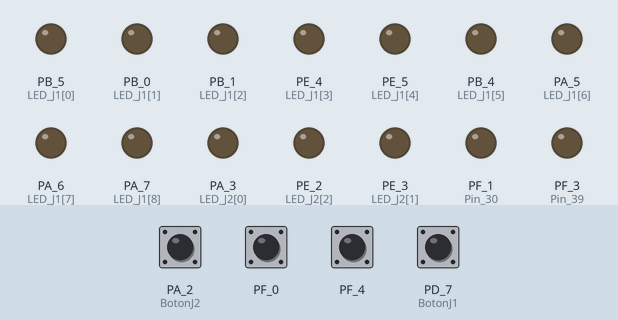
Simulated run of this sketch. Board: TI Tiva C LaunchPad. Shown: output pins drawn as LEDs (lit = HIGH). Inputs (shaded band) come from the test bench; at power-on: PA_2 (BotonJ2), PD_7 (BotonJ1), PF_0, PF_4 HIGH.

Above: at 1.2 s.
1.3 s: PF_0 pulled LOW for 0.15 s
At 3.0 s:
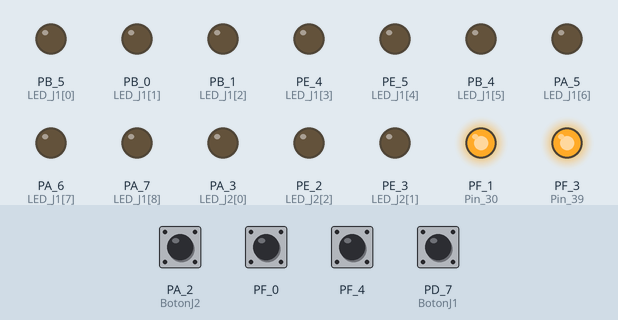
4.4 s: PA_2 (BotonJ2) pulled LOW for 0.15 s
At 4.9 s:
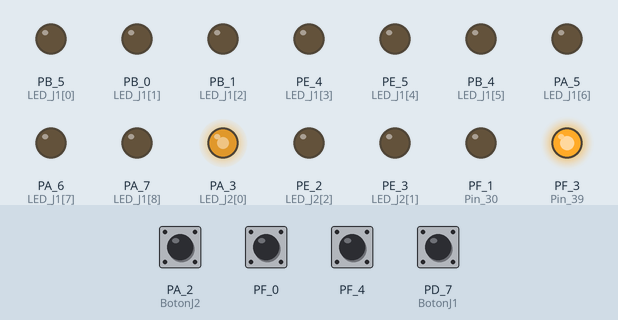
7.5 s: PD_7 (BotonJ1) pulled LOW for 0.15 s
At 8.0 s:
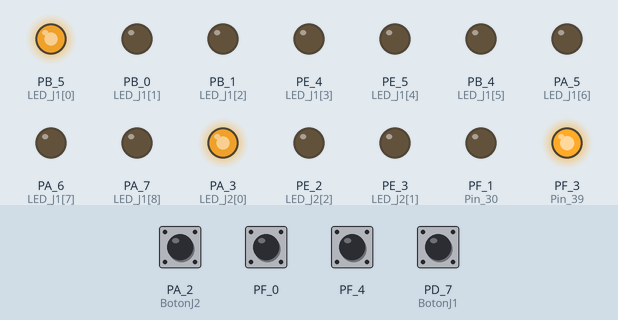
9.2 s: PA_2 (BotonJ2) pulled LOW for 1 s
At 10.9 s:
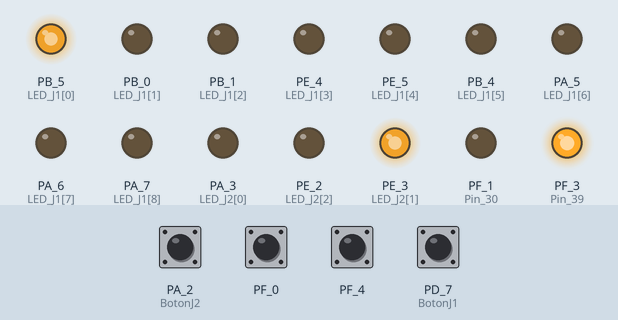
11.7 s: PD_7 (BotonJ1) pulled LOW for 1 s
At 13.3 s:
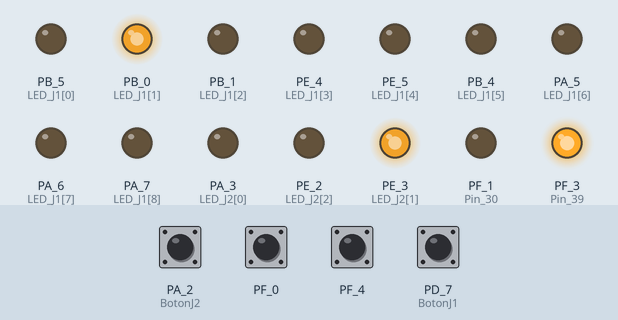
14.2 s: PA_2 (BotonJ2) pulled LOW for 0.15 s
At 14.8 s:
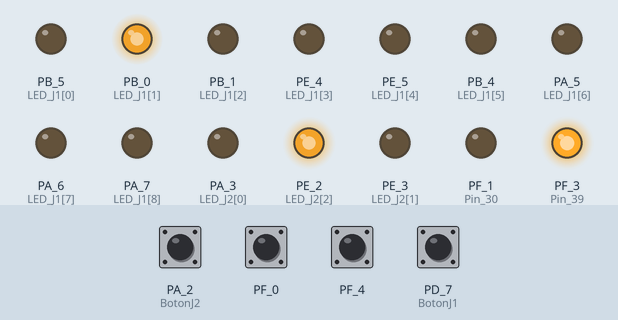
Timing chart, 0 to 16.9 s (numbered marks = the images above; inputs shaded):
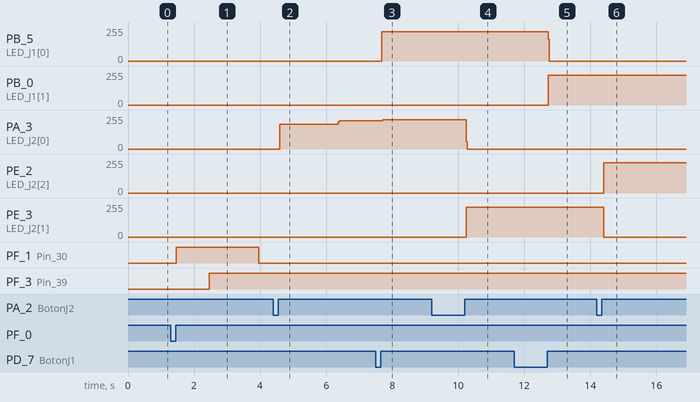

The sketch:

main.ino
```cpp
/*
   Autor: Daniel Mundo
   Carnet: 19508
   Titulo: Juego de Carreras
   Descripcion: Hay dos botenes con los cuales se aumentan un contador de decadas, además ambos botones
   de la Tiva C pueden comenzar la carrera.
*/
#define BotonJ1 PD_7 //Pin 32
#define BotonJ2 PA_2 //Pin 12
#define antirebDelay 10

//-----------------------------Puertos-------------------------------
int LED_J1[] = {PB_5, PB_0, PB_1, PE_4, PE_5, PB_4, PA_5, PA_6, PA_7}; //Arreglo con el fin de simular un puerto
int LED_J2[] = {PA_3, PE_3, PE_2, PE_1, PD_3, PD_2, PD_0, PD_1, PD_6}; //Arreglo con el fin de simular un puerto
//------------------------Antirebote---------------------------------
int AntiRebRace[] = {1, 1, 1, 1}; //{estado_anterior_SW1, estado_actual_SW1, estado_anterior_SW2, estado_actual_SW2}
int AntiRebPlayer[] = {1, 1, 1, 1}; //{estado_anterior_J1, estado_actual_J1, estado_anterior_J2, estado_actual_J2}
unsigned long timePush[] = {0, 0};
unsigned long timeJ12[] = {0, 0};
int debounceRace[] = {1, 1, 1, 1};//Para los debounceRace... la posicion 0 y 2 sirven para comprobar si se presiono el boton,
int debouncePlayer[] = {1, 1, 1, 1}; //mientras que la pos. 1 y 3 son para comprobar que el boton se haya soltado
//-----------------------Contadores-------------------------
int count[] = {0, 0}; //la pos. 0 es para J1 y la pos. 1 para J2

void setup() {
  // put your setup code here, to run once:
  //------------LED's del semaforo---------------------------
  pinMode(GREEN_LED, OUTPUT); //Pin 39
  pinMode(RED_LED, OUTPUT);  //Pin 30
  pinMode(BLUE_LED, OUTPUT); //Pin 40
  //-------------------Botones-------------------------------
  // pinMode(StartRace, INPUT_PULLUP); //Boton para inicio de carrera en la proto
  pinMode(PUSH1, INPUT_PULLUP);
  pinMode(PUSH2, INPUT_PULLUP);
  pinMode(BotonJ1, INPUT_PULLUP); //Boton para J1
  pinMode(BotonJ2, INPUT_PULLUP); //Boton para J2
  //------------Contodor del J1-----------------------------
  for (int i = 0; i < 9; i++) {
    pinMode(LED_J1[i], OUTPUT); //Se habilita toda el arreglo como salida
    pinMode(LED_J2[i], OUTPUT); //Se habilita toda el arreglo como salida
  }
}

void loop() {
  //Se guarda el valor leido anteriormente en el pin del boton
  AntiRebRace[0] = AntiRebRace[1];
  AntiRebRace[1] = digitalRead(PUSH1);
  AntiRebRace[2] = AntiRebRace[3];
  AntiRebRace[3] = digitalRead(PUSH2);

  //Se comprueba si hubo algun cambio con respecto al valor del anterior
  if (AntiRebRace[0] != AntiRebRace[1]) timePush[0] = millis();
  if (AntiRebRace[2] != AntiRebRace[3]) timePush[1] = millis();

  //Se espera un tiempo y se guarda el valor obtenido en el anterior loop
  if ((millis() - timePush[0]) > antirebDelay) {
    debounceRace[0] =  debounceRace[1];
    debounceRace[1] = AntiRebRace[1];
  }
  if ((millis() - timePush[1]) > antirebDelay) {
    debounceRace[2] =  debounceRace[3];
    debounceRace[3] = AntiRebRace[3];
  }

  //Se comprueba si ya se solto el boton, de ser asi se espera que el pin del boton lea 1
  if ((debounceRace[0] != debounceRace[1]) && debounceRace[1] == 1 || (debounceRace[2] != debounceRace[3]) && debounceRace[3] == 1) {
    //Se inicia la funcion de semaforo, se reinician los puertos y contadores
    semaforo();
    for (int j = 0; j < 9; j++) {
      digitalWrite(LED_J1[j], LOW);
      digitalWrite(LED_J2[j], LOW);
    }
    count[0] = count[1] = 0;
    //-----------Comienza la carrera-------------------
    while (count[0] < 9 && count[1] < 9) {
      race();
    }
  }
}
//------------Definicion de Funciones----------------
void contadorLedJ1(int c) {
  int a = c - 1;
  if (a >= 0) {
    for (int i = 0; i < 9; i++) {
      digitalWrite(LED_J1[i], LOW); //Se apagan todas las Leds
    }
    digitalWrite(LED_J1[a], HIGH); //se enciende unicamente la que se requiere
  }
}

void contadorLedJ2(int c) {
  int a = c - 1;
  if (a >= 0) {
    for (int i = 0; i < 9; i++) {
      digitalWrite(LED_J2[i], LOW); //Se habilita toda el arreglo como salida
    }
    digitalWrite(LED_J2[a], HIGH);
  }
}

void race(void) {
  //Se guarda el valor leido anteriormente en el pin del boton
  AntiRebPlayer[0] = AntiRebPlayer[1];
  AntiRebPlayer[1] = digitalRead(BotonJ1);
  AntiRebPlayer[2] = AntiRebPlayer[3];
  AntiRebPlayer[3] = digitalRead(BotonJ2);

  //Se comprueba si hubo algun cambio con respecto al valor del anterior
  if (AntiRebPlayer[0] != AntiRebPlayer[1]) timeJ12[0] = millis();
  if (AntiRebPlayer[2] != AntiRebPlayer[3]) timeJ12[1] = millis();

  //Se espera un tiempo y se guarda el valor obtenido en el anterior loop
  if ((millis() - timeJ12[0]) > antirebDelay) {
    debouncePlayer[0] =  debouncePlayer[1];
    debouncePlayer[1] = AntiRebPlayer[1];
  }
  if ((millis() - timeJ12[1]) > antirebDelay) {
    debouncePlayer[2] =  debouncePlayer[3];
    debouncePlayer[3] = AntiRebPlayer[3];
  }

  //Se comprueba si ya se solto el boton, de ser asi se espera que el pin del boton lea 1
  if ((debouncePlayer[0] != debouncePlayer[1]) && debouncePlayer[1] == 1) {
    count[0]++; //se incrementa el contador del jugador 1
  }

  if ((debouncePlayer[2] != debouncePlayer[3]) && debouncePlayer[3] == 1) {
    count[1]++; //se incrementa el contador del jugador 2
  }

  //Se llama a la funcion para encender el Led correspondiente
  contadorLedJ1(count[0]);
  contadorLedJ2(count[1]);
}

void semaforo(void) {
  digitalWrite(RED_LED, HIGH); //Se enciende el led rojo para marcar el comienzo de la cuenta regresiva.
  digitalWrite(GREEN_LED, LOW); //Se asegura que el led verde este apagado.
  delay(1000);
  digitalWrite(GREEN_LED, HIGH); //Al encenderse el verde y rojo al mismo tiempo se obtiene el color amarillo.
  delay(1500);
  digitalWrite(RED_LED, LOW);//Unicamente se deja encendido el led verde.
}
```

Measured:
- after the input at 1.3 s, PF_1 (Pin_30): LOW → HIGH after 0.16 s, → LOW 2.5 s later; PF_3 (Pin_39): LOW → HIGH after 1.2 s
- after the input at 4.4 s, PA_3 (LED_J2[0]): 0/255 → 185/255 after 0.20 s, → 213/255 1.8 s later
- after the input at 7.5 s, PB_5 (LED_J1[0]): 0/255 → 220/255 after 0.18 s; PA_3 (LED_J2[0]): 213/255 → 220/255 after 0.22 s
- after the input at 9.2 s, PA_3 (LED_J2[0]): 220/255 → 0/255 after 1.0 s; PE_3 (LED_J2[1]): 0/255 → 224/255 after 1.0 s
- after the input at 11.7 s, PB_5 (LED_J1[0]): 220/255 → 0/255 after 1.0 s; PB_0 (LED_J1[1]): 0/255 → 224/255 after 1.0 s
- after the input at 14.2 s, PE_2 (LED_J2[2]): 0/255 → 228/255 after 0.20 s; PE_3 (LED_J2[1]): 224/255 → 0/255 after 0.20 s
